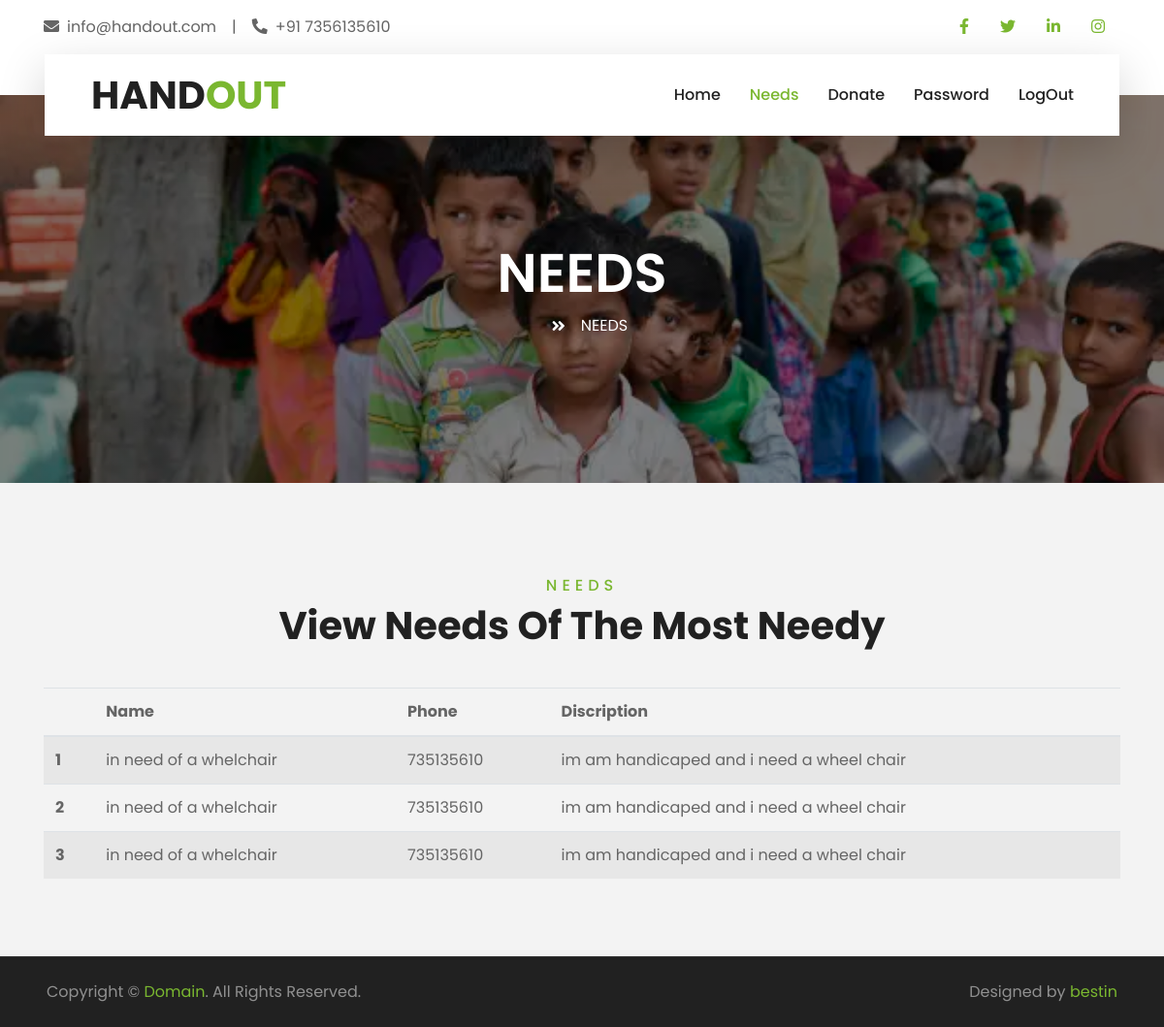
Page /users/needs.php on the committed database.
### tables this page shows
CREATE TABLE `needs` (
  `id` int(10) NOT NULL,
  `name` varchar(100) NOT NULL,
  `description` varchar(1000) NOT NULL,
  `phone` varchar(100) NOT NULL,
  `r_id` int(10) NOT NULL,
  `timestamp` timestamp(6) NOT NULL DEFAULT current_timestamp(6) ON UPDATE current_timestamp(6)
);

### users/needs.php (the view, shortened to what this page needs)
<!DOCTYPE html>
<html lang="en">
<head>
    <link href="https://cdnjs.cloudflare.com/ajax/libs/font-awesome/5.10.0/css/all.min.css" rel="stylesheet">
    <link href="lib/owlcarousel/assets/owl.carousel.min.css" rel="stylesheet">
    <link href="lib/tempusdominus/css/tempusdominus-bootstrap-4.min.css" rel="stylesheet" />
    <link href="../css/style.css" rel="stylesheet">
</head>
<body>
    <div class="container-fluid bg-light pt-3 d-none d-lg-block">
        <div class="container">
            <div class="row">
                <div class="col-lg-6 text-center text-lg-left mb-2 mb-lg-0">
                    <div class="d-inline-flex align-items-center">
                    <p><i class="fa fa-envelope mr-2"></i>info@handout.com</p>
                        <p class="text-body px-3">|</p>
                        <p><i class="fa fa-phone-alt mr-2"></i>+91 7356135610</p>
                    </div>
                </div>
                <div class="col-lg-6 text-center text-lg-right">
                    <div class="d-inline-flex align-items-center">
                        <a class="text-primary px-3" href="https://instagram.com/bestin_s_jorly?igshid=ZDc4ODBmNjlmNQ=="">
                            <i class="fab fa-facebook-f"></i>
                        </a>
                        <a class="text-primary px-3" href="https://twitter.com/bestin_s_j?t=PhxUyV2tIvYxARQ49C1f8A&s=09">
                            <i class="fab fa-twitter"></i>
                        </a>
                        <a class="text-primary px-3" href="https://www.linkedin.com/in/bestin-s-j-791b07251">
                            <i class="fab fa-linkedin-in"></i>
                        </a>
                        <a class="text-primary px-3" href="https://instagram.com/bestin_s_jorly?igshid=ZDc4ODBmNjlmNQ==">
                            <i class="fab fa-instagram"></i>
                        </a>
                    </div>
                </div>
            </div>
        </div>
    </div>
    <div class="container-fluid position-relative nav-bar p-0">
        <div class="container-lg position-relative p-0 px-lg-3" style="z-index: 9;">
            <nav class="navbar navbar-expand-lg bg-light navbar-light shadow-lg py-3 py-lg-0 pl-3 pl-lg-5">
                <a href="" class="navbar-brand">
                <h1 class="m-0 text-primary"><span class="text-dark">HAND</span>OUT</h1>
                </a>
                <div class="collapse navbar-collapse justify-content-between px-3" id="navbarCollapse">
                <div class="navbar-nav ml-auto py-0">
                        <a href="welcome.php" class="nav-item nav-link">Home</a>
                        <a href="needs.php" class="nav-item nav-link active">Needs</a>
                        <a href="donate.php" class="nav-item nav-link ">Donate</a>
                        <a href="password_reset.php" class="nav-item nav-link">Password</a>
                        <a href="logout.php" class="nav-item nav-link">LogOut</a>
                    </div>
                </div>
            </nav>
        </div>
    </div>
    <div class="container-fluid page-header">
        <div class="container">
            <div class="d-flex flex-column align-items-center justify-content-center" style="min-height: 400px">
                <h3 class="display-4 text-white text-uppercase">Needs</h3>
                <div class="d-inline-flex text-white">
                    <i class="fa fa-angle-double-right pt-1 px-3"></i>
                    <p class="m-0 text-uppercase">Needs</p>
                </div>
            </div>
        </div>
    </div>
    <div class="container-fluid py-5">
        <div class="container pt-5 pb-3">
            <div class="text-center mb-3 pb-3">
                <h6 class="text-primary text-uppercase" style="letter-spacing: 5px;">Needs</h6>
                <h1>View Needs Of The Most Needy</h1>
            </div>
            <div class="row">
            <div class="container">
<?php
require_once "../config/config.php";
$sql = "SELECT * FROM needs ";
$result = $mysql_db->query($sql);
if ($result->num_rows > 0) {
    ?>
<table class="table table-striped">
  <thead>
    <tr>
      <th scope="col"></th>
      <th scope="col">Name</th>
      <th scope="col">Phone</th>
      <th scope="col">Discription</th>
    </tr>
  </thead>
  <tbody>
  <?php
    $i=0;
    while ($row = $result->fetch_assoc()) {
        $i=$i+1;
        ?>
    <tr>
      <th scope="row"><?php echo $i;?></th>
      <td><?php echo $row['name']; ?></td>
      <td><?php echo $row['phone']; ?></td>
      <td><?php echo $row['description']; ?></td>
    </tr>
    <?php
    }
}
    ?>
  </tbody>
</table>
</div>
            </div>
        </div>
    </div>
     <div class="container-fluid bg-dark text-white border-top py-4 px-sm-3 px-md-5" style="border-color: rgba(256, 256, 256, .1) !important;">
        <div class="row">
            <div class="col-lg-6 text-center text-md-left mb-3 mb-md-0">
                <p class="m-0 text-white-50">Copyright &copy; <a href="#">Domain</a>. All Rights Reserved.</a>
                </p>
            </div>
            <div class="col-lg-6 text-center text-md-right">
                <p class="m-0 text-white-50">Designed by <a href="mailto:bestin.s.jorly@gmail.com?subject=HandOut donation managemant system" target="_blank">bestin</a>
                </p>
            </div>
        </div>
    </div>
</body>
</html>

### rows in the picture
needs: name "in need of a whelchair", phone "735135610", description "im am handicaped and i need a wheel chair"
needs: name "in need of a whelchair", phone "735135610", description "im am handicaped and i need a wheel chair"
needs: name "in need of a whelchair", phone "735135610", description "im am handicaped and i need a wheel chair"
